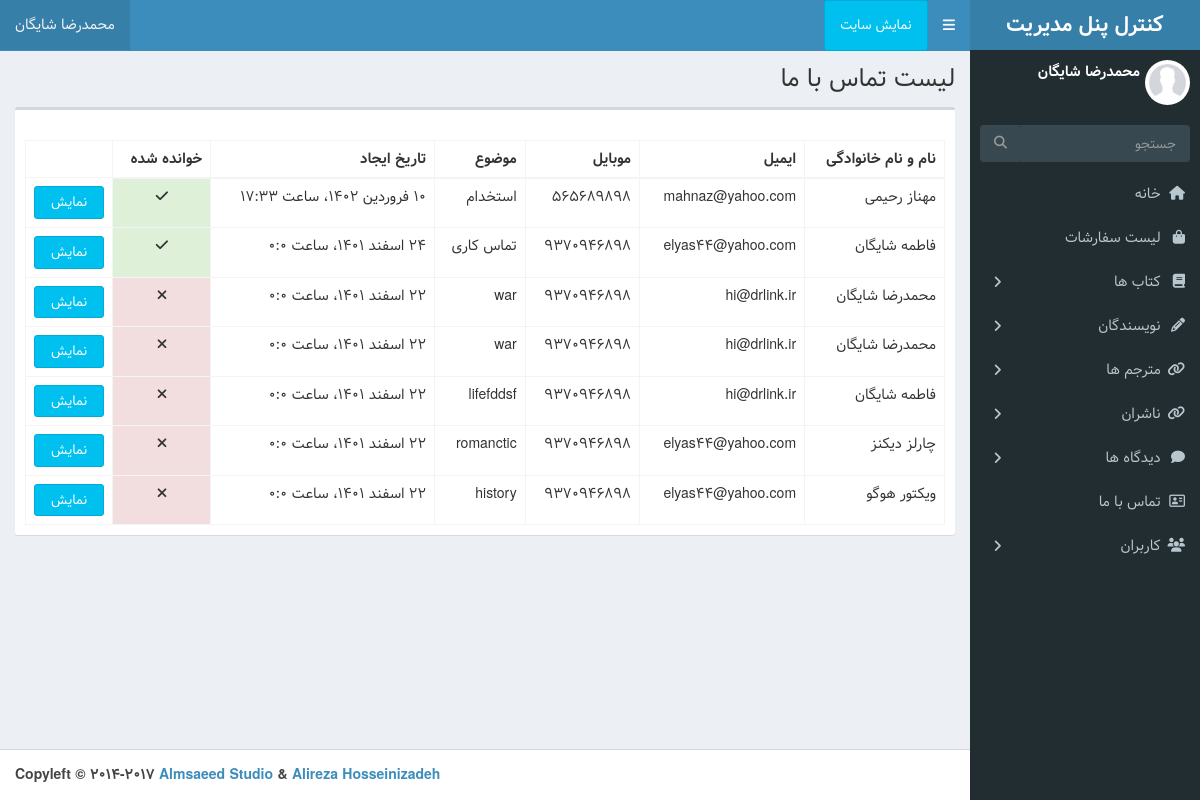
The app's page /admin-dashboard/contact-us (signed in) with its own data.
### book/models.py (models this page shows, shortened)
class Contact(models.Model):
	full_name = models.CharField(max_length=255)
	email = models.EmailField()
	phone_number = models.IntegerField()
	subject = models.CharField(max_length=255)
	text = models.TextField()
	created_date = models.DateTimeField(auto_now_add=True)
	is_read = models.BooleanField(default=False)
	class Meta:
		db_table = 'Contact Us'
		ordering = ['-created_date']
	def jpublish(self):
		return jalali_converter(self.created_date)

### dashboard/views.py (the view)
# urls.py: path('contact-us', views.ContactUsDashboard.as_view() , name='contact_us_list'),
class ContactUsDashboard(LoginRequiredMixin ,DashboardLoginMixin,ListView):
    queryset = Contact.objects.all()
    template_name = 'dashboard/contact_us_list.html'
    paginate_by = 10

### dashboard/mixins.py (called while the page is built)
	def dispatch(self, request, *args, **kwargs):
		if request.user.is_superuser or request.user.is_staff:
			return super().dispatch(request, *args, **kwargs) # type: ignore
		else:
			return redirect ('Book:index')

### extensions/jalali.py (called while the page is built)
    def persian_tuple(self):
        return self.persian_year, self.persian_month, self.persian_day

### extensions/utils.py (called while the page is built)
def persian_numbers_converter(mystr):
	numbers = {
		"0": "۰",
		"1": "۱",
		"2": "۲",
		"3": "۳",
		"4": "۴",
		"5": "۵",
		"6": "۶",
		"7": "۷",
		"8": "۸",
		"9": "۹",
	}
	for e, p in numbers.items():
		mystr = mystr.replace(e, p)
	return mystr

def jalali_converter(time):
	jmonths = ["فروردین", "اردیبهشت", "خرداد", "تیر", "مرداد", "شهریور", "مهر", "آبان", "آذر", "دی", "بهمن", "اسفند",]
	time = timezone.localtime(time)
	time_to_str = "{},{},{}".format(time.year, time.month,time.day)
	time_to_tuple = jalali.Gregorian(time_to_str).persian_tuple()
	time_to_list = list(time_to_tuple)
	for index, month in enumerate(jmonths):
		if time_to_list[1] == index + 1:
			time_to_list[1] = month
			break
	output = "{} {} {}، ساعت {}:{}".format(
		time_to_list[2],
		time_to_list[1],
		time_to_list[0],
		time.hour,
		time.minute,
	)
	return persian_numbers_converter(output)

### templates/dashboard/contact_us_list.html (shortened to what this page needs)
{% extends 'dashboard/base.html' %}
{% load static %}
{% block title %} لیست تماس با ما  {% endblock %}
{% block main %}
    <section class="content">
        <div class="row">
            <div class="col-xs-12">
                <div class="box">
                    <div class="box-header">
              </div>
              <div class="box-body">
                <table id="example2" class="table table-bordered table-hover">
                  <thead>
                  <tr>
                    <th>نام و نام خانوادگی</th>
                    <th> ایمیل </th>
                    <th> موبایل </th>
                    <th> موضوع </th>
                    <th>تاریخ ایجاد</th>
                    <th>خوانده شده</th>
                  </tr>
                  </thead>
                  <tbody>
                      {% for contact in object_list %}
                    <tr>
                        <td>{{contact.full_name}}</td>
                        <td> {{contact.email}}</td>
                        <td>{{contact.phone_number}}</td>
                        <td>{{contact.subject}} </td>
                        <td>{{contact.jpublish}} </td>
                        {% if contact.is_read == False %}<td  style="text-align: center;" class="tp-3 mb-2 bg-danger text-white"><i class="fa fa-close"></i></td>{% else %}
                        <td style="text-align: center;" class="p-3 mb-2 bg-success text-white"> <i class="fa fa-check"></i></td>{% endif %}
                        <td><a href="{% url 'Dashboard:contact_us_detail' contact.pk %}" class="btn btn-block btn-info">نمایش</a></td>
                    </tr>
                    {% endfor %}
                  </tbody>
                </table>
              </div>
            </div>
        </div>
        <section class="articles-pagination">
            <div class="container p-4 ">
            </div>
            </section>
      </section>
{% endblock %}

### templates/dashboard/base.html (shortened to what this page needs)
{% load static %}
<!DOCTYPE html>
<html>
<head>
  <link rel="stylesheet" href="{% static 'dashboard/dist/css/bootstrap-theme.css' %}">
  <link rel="stylesheet" href="{% static 'dashboard/dist/css/rtl.css' %}">
  <link rel="stylesheet" href="{% static 'dashboard/bower_components/font-awesome/css/font-awesome.min.css' %}">
  <link rel="stylesheet" href="{% static 'dashboard/bower_components/Ionicons/css/ionicons.min.css' %}">
  <link rel="stylesheet" href="{% static 'dashboard/dist/css/AdminLTE.css' %}">
  <link rel="stylesheet" href="{% static 'dashboard/dist/css/skins/skin-blue.min.css' %}">
</head>
<body class="hold-transition skin-blue sidebar-mini">
<div class="wrapper">
  <header class="main-header">
    <a href="{% url 'Dashboard:dashboard' %}" class="logo">
      <span class="logo-lg"><b>کنترل پنل مدیریت</b></span>
    </a>
    <nav class="navbar navbar-static-top">
      <a href="#" class="sidebar-toggle" data-toggle="push-menu" role="button">
      </a>
      <a class="btn btn-info" style="padding: 15px;" href="{% url 'Book:index' %} " target="_blank">نمایش سایت</a>
      <div class="navbar-custom-menu">
        <ul class="nav navbar-nav">
          <li class="dropdown user user-menu">
            <a href="#" class="dropdown-toggle" data-toggle="dropdown">
              <span class="hidden-xs">{{user.get_full_name}}</span>
            </a>
          </li>
        </ul>
      </div>
    </nav>
  </header>
  <aside class="main-sidebar">
    <section class="sidebar">
      <div class="user-panel">
        <div class="pull-right image">
          <img src="{% static 'dashboard/dist/img/profile.jpg' %}" class="img-circle" alt="User Image">
        </div>
        <div class="pull-right info">
          <p>{{user.get_full_name}}</p>
        </div>
      </div>
      <form action="#" method="get" class="sidebar-form">
        <div class="input-group">
          <input type="text" name="q" class="form-control" placeholder="جستجو">
          <span class="input-group-btn">
              <button type="submit" name="search" id="search-btn" class="btn btn-flat"><i class="fa fa-search"></i>
              </button>
            </span>
        </div>
      </form>
      <ul class="sidebar-menu" data-widget="tree">
        <li><a href="{% url 'Dashboard:dashboard' %}"><i class="fa fa-home"></i> <span>خانه</span></a></li>
        <li><a href="{% url 'Dashboard:order_list' %}"><i class="fa fa-shopping-bag"></i> <span>لیست سفارشات</span></a></li>
        <li class="treeview">
          <a href="#"><i class="fa fa-book"></i> <span>کتاب ها</span>
            <span class="pull-left-container">
              <i class="fa fa-angle-right pull-left"></i>
            </span>
          </a>
        </li>
        <li class="treeview">
          <a href="#"><i class='fa fa-pencil'></i> <span>نویسندگان </span>
            <span class="pull-left-container">
              <i class="fa fa-angle-right pull-left"></i>
            </span>
          </a>
        </li>
        <li class="treeview">
          <a href="#"><i class="fa fa-link"></i> <span>مترجم ها</span>
            <span class="pull-left-container">
              <i class="fa fa-angle-right pull-left"></i>
            </span>
          </a>
        </li>
        <li class="treeview">
          <a href="#"><i class="fa fa-link"></i> <span> ناشران</span>
            <span class="pull-left-container">
              <i class="fa fa-angle-right pull-left"></i>
            </span>
          </a>
        </li>
        <li class="treeview">
          <a href="#"><i class="fa fa-comment"></i> <span>دیدگاه ها</span>
            <span class="pull-left-container">
              <i class="fa fa-angle-right pull-left"></i>
            </span>
          </a>
        </li>
        <li><a href="{% url 'Dashboard:contact_us_list' %}"><i class="fa fa-address-card-o"></i> <span>تماس با ما</span></a></li>
        <li class="treeview">
          <a href="#"><i class="fa fa-users"></i></i> <span> کاربران</span>
            <span class="pull-left-container">
              <i class="fa fa-angle-right pull-left"></i>
            </span>
          </a>
        </li>
      </ul>
    </section>
  </aside>
  <div class="content-wrapper">
    <section class="content-header">
      <h1>
      {% block title %} {% endblock %}
      </h1>
    </section>
    {% block main %}
    {% endblock %}
  </div>
  <footer class="main-footer text-left">
    <strong>Copyleft &copy; 2014-2017 <a href="https://adminlte.io">Almsaeed Studio</a> & <a href="http://hosseinizadeh.ir/adminlte">Alireza Hosseinizadeh</a></strong>
  </footer>
</body>
</html>

### records on screen
Contact: full_name "مهناز رحیمی", email "mahnaz@yahoo.com", phone_number "565689898", subject "استخدام", jpublish "۱۰ فروردین ۱۴۰۲، ساعت ۱۷:۳۳", is_read True (drawn)
Contact: full_name "فاطمه شایگان", email "elyas44@yahoo.com", phone_number "9370946898", subject "تماس کاری", jpublish "۲۴ اسفند ۱۴۰۱، ساعت ۰:۰", is_read True (drawn)
Contact: full_name "محمدرضا شایگان", email "hi@drlink.ir", phone_number "9370946898", subject "war", jpublish "۲۲ اسفند ۱۴۰۱، ساعت ۰:۰", is_read False (drawn)
Contact: full_name "محمدرضا شایگان", email "hi@drlink.ir", phone_number "9370946898", subject "war", jpublish "۲۲ اسفند ۱۴۰۱، ساعت ۰:۰", is_read False (drawn)
Contact: full_name "فاطمه شایگان", email "hi@drlink.ir", phone_number "9370946898", subject "lifefddsf", jpublish "۲۲ اسفند ۱۴۰۱، ساعت ۰:۰", is_read False (drawn)
Contact: full_name "چارلز دیکنز", email "elyas44@yahoo.com", phone_number "9370946898", subject "romanctic", jpublish "۲۲ اسفند ۱۴۰۱، ساعت ۰:۰", is_read False (drawn)
Contact: full_name "ویکتور هوگو", email "elyas44@yahoo.com", phone_number "9370946898", subject "history", jpublish "۲۲ اسفند ۱۴۰۱، ساعت ۰:۰", is_read False (drawn)

### other values on screen
{{ user.get_full_name }} "محمدرضا شایگان"
